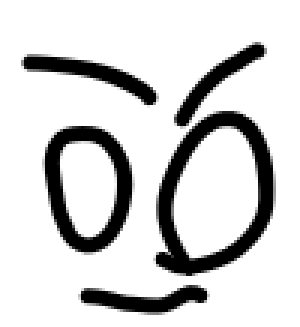
#> input picture img/kao.png, 100 x 109 px (shown 3 times larger)
$ python edge.py   (older library calls are emulated)
#> lines starting #> are read from the running program, lines starting #| are printed output that depends on the picture; after the words box and inside, x2 and y2 are one past the last pixel; in counts of white or black regions, pixels touching at a corner belong together
import cv2

from collections import defaultdict


import sys

sys.setrecursionlimit(100000)


class UnionFind():
    def __init__(self, n):
        self.n = n
        self.parents = [-1] * n

    def find(self, x):
        if self.parents[x] < 0:
            return x
        else:
            self.parents[x] = self.find(self.parents[x])
            return self.parents[x]

    def union(self, x, y):
        x = self.find(x)
        y = self.find(y)

        if x == y:
            return

        if self.parents[x] > self.parents[y]:
            x, y = y, x

        self.parents[x] += self.parents[y]
        self.parents[y] = x

    def size(self, x):
        return -self.parents[self.find(x)]

    def same(self, x, y):
        return self.find(x) == self.find(y)

    def members(self, x):
        root = self.find(x)
        return [i for i in range(self.n) if self.find(i) == root]

    def roots(self):
        return [i for i, x in enumerate(self.parents) if x < 0]

    def group_count(self):
        return len(self.roots())

    def all_group_members(self):
        group_members = defaultdict(list)
        for member in range(self.n):
            group_members[self.find(member)].append(member)
        return group_members

    def __str__(self):
        return '\n'.join(f'{r}: {m}' for r, m in self.all_group_members().items())


input = "img/kao.png"

graying = cv2.imread(input, cv2.IMREAD_GRAYSCALE)
#> graying is the input picture: shape (109, 100); min 0, max 255, mean 211.4
graying_flip =cv2.flip(graying, 0)
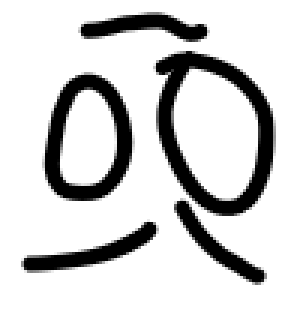
#> graying_flip: shape (109, 100) (shown 3 times larger); min 0, max 255, mean 211.4
detedge = cv2.Canny(graying_flip, 100, 1200)
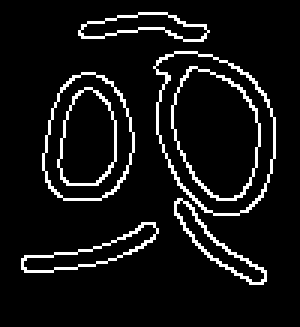
#> detedge: shape (109, 100) (shown 3 times larger); 7.8% white in thin lines or dots, all inside (x1, y1, x2, y2) = (7, 4, 92, 95)


# [7 lines of commented-out code are left out]


ans=0
p=[]


for i in range(len(detedge)):
	for j in range(len(detedge[0])):
		if detedge[i][j]>0:
			ans=ans+1
			p.append(int(i*len(detedge[0])+j))
#> this loop made 109 passes
#> after the loop, ans = 845; p = 845 values from 446 to 9487

#print(p[3])
d = {p[i]: i for i in range(len(p))}
#> d = 845 items
d2 = {i: p[i] for i in range(len(p))}
#> d2 = 845 items


flag = {p[i]: 0 for i in range(len(p))}
#> flag = 845 items

#print(d[p[3]])

#print(int(p[3]/len(detedge[0])))
#print(p[3]%len(detedge[0]))

ut = UnionFind(len(p))
for i in p:
	y=int(i/len(detedge[0]))
	x=i%len(detedge[0])

	if y-1>=0:
		if x-1>=0:
			if detedge[y-1][x-1]>0:
				ut.union(d[y*len(detedge[0])+x],d[(y-1)*len(detedge[0])+(x-1)])
		if x+1<len(detedge[0]):
			if detedge[y-1][x+1]>0:
				ut.union(d[y*len(detedge[0])+x],d[(y-1)*len(detedge[0])+(x+1)])
		if detedge[y-1][x]>0:
			ut.union(d[y*len(detedge[0])+x],d[(y-1)*len(detedge[0])+(x)])
	if y+1<len(detedge):
		if x-1>=0:
			if detedge[y+1][x-1]>0:
				ut.union(d[y*len(detedge[0])+x],d[(y+1)*len(detedge[0])+(x-1)])
		if x+1<len(detedge[0]):
			if detedge[y+1][x+1]>0:
				ut.union(d[y*len(detedge[0])+x],d[(y+1)*len(detedge[0])+(x+1)])
		if detedge[y+1][x]>0:
			ut.union(d[y*len(detedge[0])+x],d[(y+1)*len(detedge[0])+(x)])
	if x-1>=0:
		if detedge[y][x-1]>0:
			ut.union(d[y*len(detedge[0])+x],d[(y)*len(detedge[0])+(x-1)])
	if x+1<len(detedge[0]):
		if detedge[y][x+1]>0:
			ut.union(d[y*len(detedge[0])+x],d[(y)*len(detedge[0])+(x+1)])
#> this loop made 845 passes
#> i on passes 1 to 3: 446, 447, 448

print(ut.roots())
#| [0, 97, 127, 142, 207, 584, 646]

color = {ut.roots()[i]: (i+1)*40 for i in range(len(ut.roots()))}
#> color = {0: 40, 97: 80, 127: 120, 142: 160, 207: 200, 584: 240, 646: 280}
# for i in detedge:
# 	print(i)
#ut = UnionFind(len(detedge)*len(detedge[0]))


point_tree_y=[]
point_tree_x=[]


#深さ優先探索
def dfs(x,y,c2):

	#壁
	if y<0 or x<0 or y>=len(detedge) or x>=len(detedge[0]):
		return
	#線じゃない
	if detedge[y][x]<10:
		return
	#見た
	if flag[y*len(detedge[0])+x]==1:
		return
	# detedge[y][x]=c2
	# c2=c2+16
	# c2=c2%255
	point_tree_y.append(y)
	point_tree_x.append(x)
	flag[y*len(detedge[0])+x]=1
	dfs(x+1, y,c2)
	dfs(x-1, y,c2)
	dfs(x, y+1,c2)
	dfs(x, y-1,c2)
	dfs(x+1, y-1,c2)
	dfs(x-1, y-1,c2)
	dfs(x+1, y+1,c2)
	dfs(x-1, y+1,c2)


for i in ut.roots():
	dfs(d2[i]%len(detedge[0]),int(d2[i]/len(detedge[0])),100)
#> this loop made 7 passes
#> i on passes 2 to 7: 97, 127, 142, 207, 584, 646


# [7 lines of commented-out code are left out]


xplus= {i:0 for i in range(len(detedge[0]))}
#> xplus = 100 items

for i in range(len(point_tree_x)):
	point_tree_x[i]=point_tree_x[i]+xplus[int(point_tree_x[i])]
	xplus[int(point_tree_x[i])]=xplus[int(point_tree_x[i])]+0.001
#> after the loop, point_tree_x = 845 values, max 91.01 at index 159, min 7 at index 796, mean 52.54


x_sub=[]
y_sub=[]
for i in range(len(point_tree_x)):
	if i%5==0:
		x_sub.append(point_tree_x[i])
		y_sub.append(point_tree_y[i])
#> after the loop, x_sub = 169 values, max 91.01 at index 31, min 8 at index 159, mean 52.46; y_sub = 169 values, max 94 at index 136, min 4 at index 0, mean 50.24


print("y1=np.array(",y_sub,")")
#> (printed output is left out)
#print(len(point_tree_y))

print("x=np.array(",x_sub,")")
#> (printed output is left out)

cv2.imshow("fas", detedge)
# print(ans)

if cv2.waitKey(0) & 0xff == 27:
#> (key Esc is pressed here)
    cv2.destroyAllWindows()

$ run again, with img/a.png copied over img/kao.png
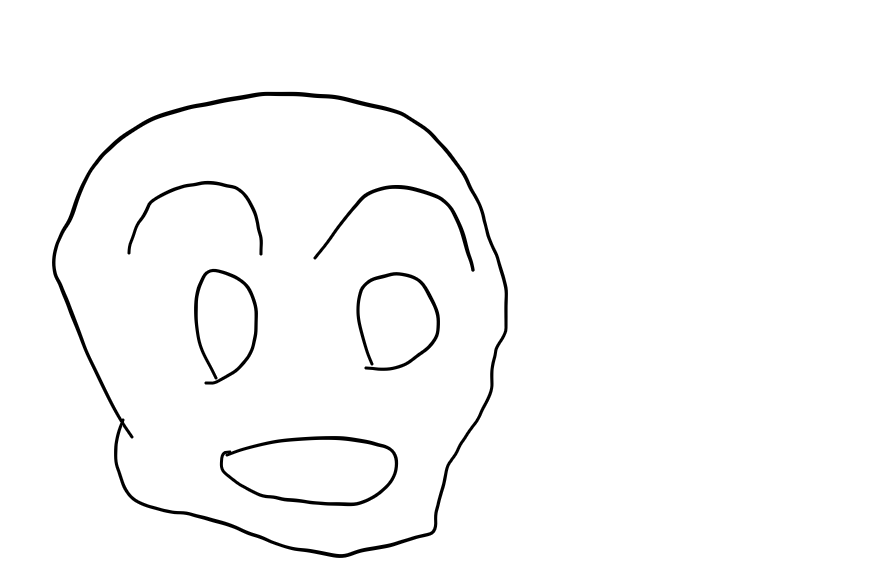
#> input picture img/a.png, 876 x 564 px
#> graying is the input picture: shape (564, 876); min 0, max 255, mean 249.7
#> `graying_flip =cv2.flip(graying, 0)`:
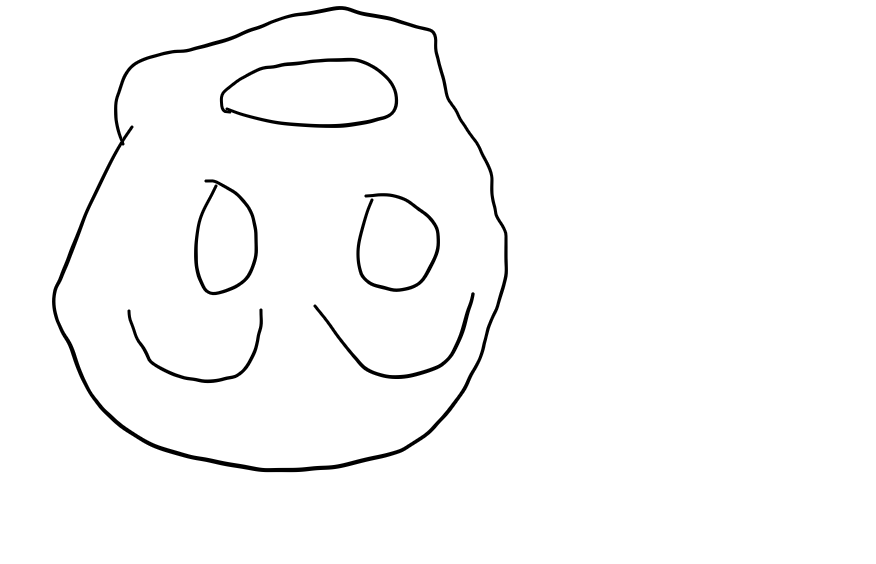
#> graying_flip: shape (564, 876); min 0, max 255, mean 249.7
#> `detedge = cv2.Canny(graying_flip, 100, 1200)`:
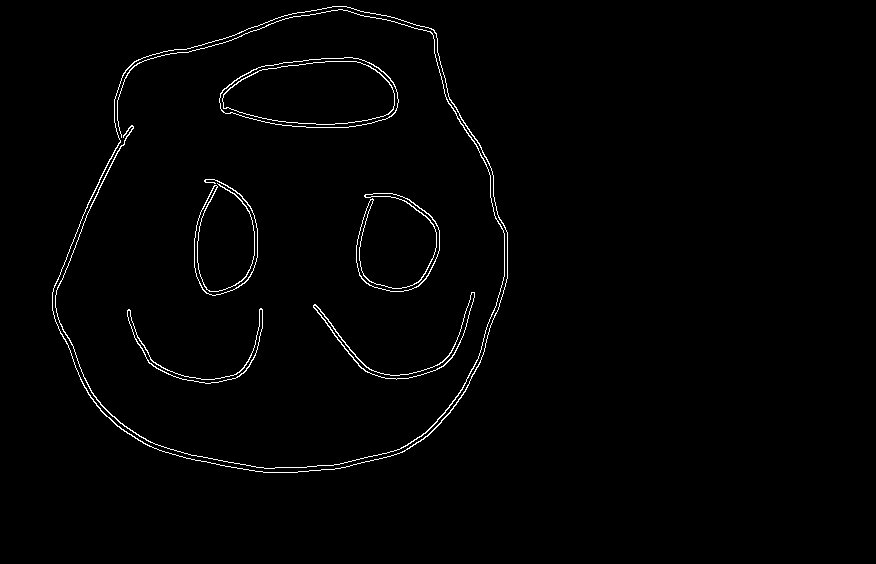
#> detedge: shape (564, 876); 1.3% white in thin lines or dots, all inside (x1, y1, x2, y2) = (52, 6, 508, 473)
#> after the loop `for i in range(len(detedge)):`: ans = 6482; p = 6482 values from 5588 to 413769
#> d = 6482 items
#> the loop `for i in p:` made 6482 passes
#> i on passes 1 to 3: 5588, 5589, 5590
#| [0, 51, 648, 734, 2272, 2385, 4053, 4102]
#> color = {0: 40, 51: 80, 648: 120, 734: 160, 2272: 200, 2385: 240, 4053: 280, 4102: 320}
#> the loop `for i in ut.roots():` made 8 passes
#> i on passes 2 to 8: 51, 648, 734, 2272, 2385, 4053, 4102
#> xplus = 876 items
#> after the loop `for i in range(len(point_tree_x)):`: point_tree_x = 6482 values, max 507 at index 399, min 52 at index 1113, mean 295.3
#> after the loop `for i in range(len(point_tree_x)):`: x_sub = 1297 values, max 507 at index 79, min 52 at index 223, mean 295.3; y_sub = 1297 values, max 472 at index 151, min 6 at index 0, mean 241.7
#> (printed output is left out)

$ run again, with img/b1.png copied over img/kao.png
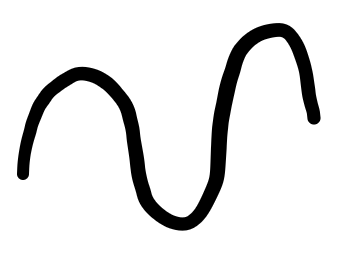
#> input picture img/b1.png, 348 x 256 px
#> graying is the input picture: shape (256, 348); min 0, max 255, mean 228
#> `graying_flip =cv2.flip(graying, 0)`:
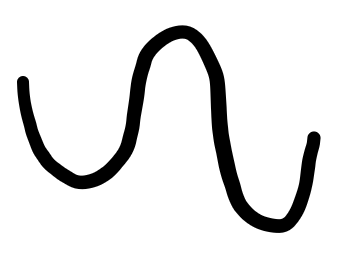
#> graying_flip: shape (256, 348); min 0, max 255, mean 228
#> `detedge = cv2.Canny(graying_flip, 100, 1200)`:
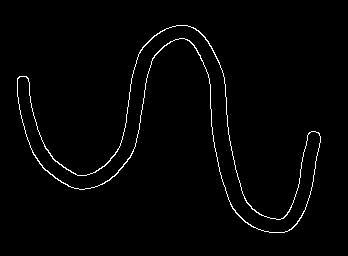
#> detedge: shape (256, 348); 1.7% white in thin lines or dots, all inside (x1, y1, x2, y2) = (17, 25, 321, 233)
#> after the loop `for i in range(len(detedge)):`: ans = 1502; p = 1502 values from 8876 to 81020
#> d = 1502 items
#> the loop `for i in p:` made 1502 passes
#> i on passes 1 to 3: 8876, 8877, 8878
#| [0]
#> color = {0: 40}
#> the loop `for i in ut.roots():` made 1 pass
#> xplus = 348 items
#> after the loop `for i in range(len(point_tree_x)):`: point_tree_x = 1502 values, max 320 at index 385, min 17 at index 1119, mean 172.1
#> after the loop `for i in range(len(point_tree_x)):`: x_sub = 301 values, max 320 at index 77, min 17 at index 224, mean 172.1; y_sub = 301 values, max 232 at index 99, min 25 at index 0, mean 134.1
#> (printed output is left out)
#> (printed output is left out)
